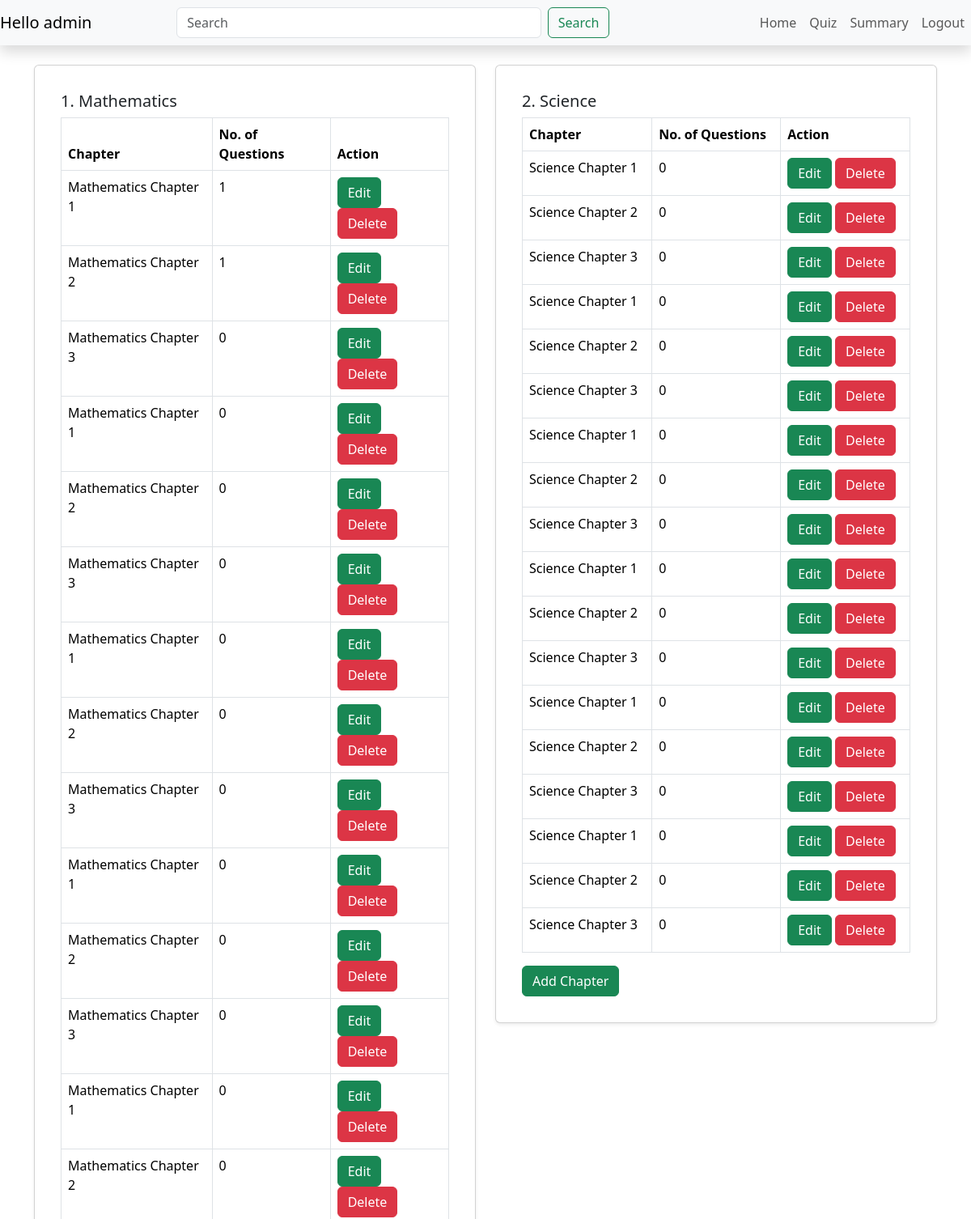
/admin (upper part), run on an earlier commit of the app's database.
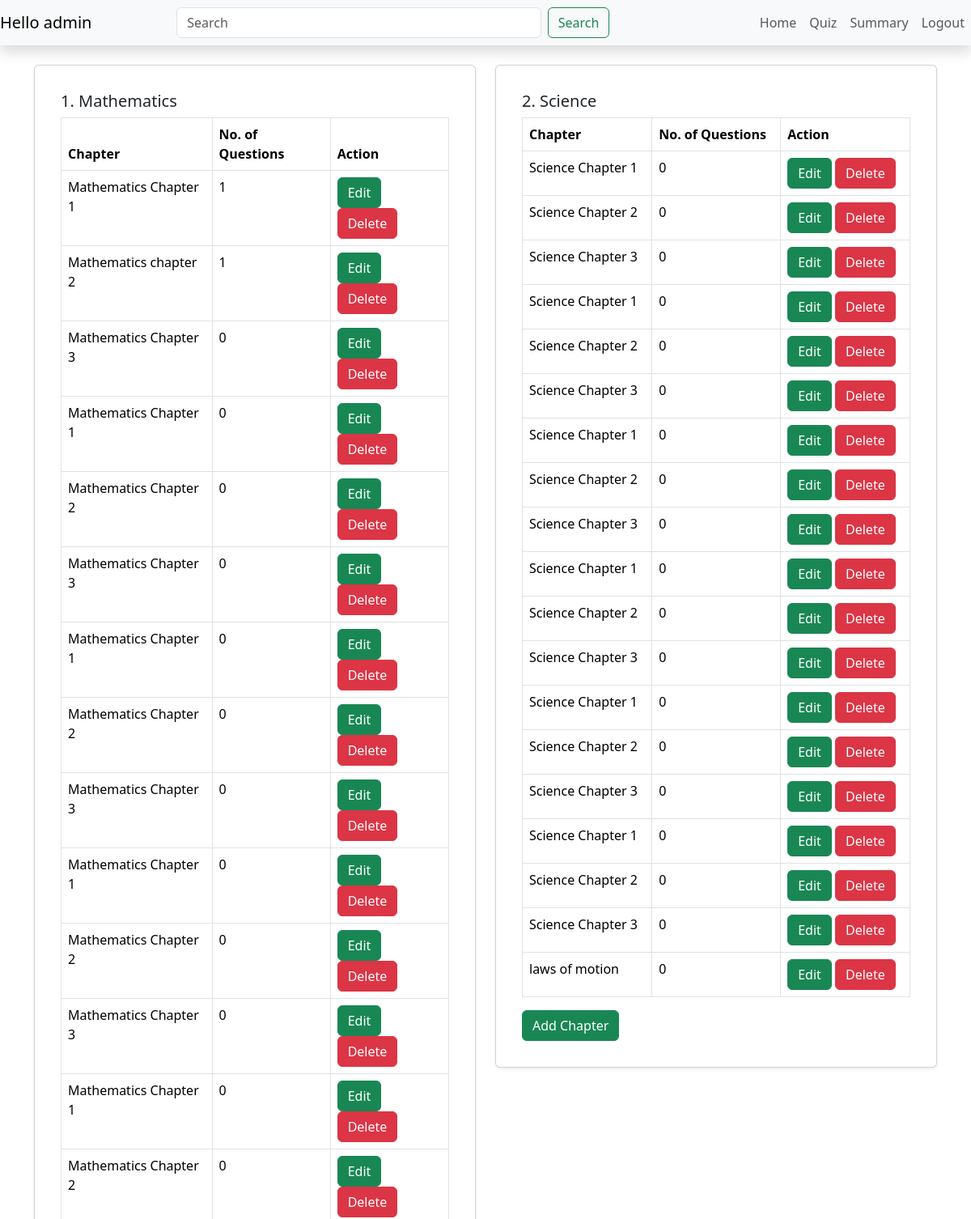
And on a later commit of the database.
### model.py (models this page shows)
class Subject(db.Model):
    __tablename__ = 'subjects'
    id = db.Column(db.Integer, primary_key=True)
    name = db.Column(db.String(100), unique=True, nullable=False)
    description = db.Column(db.Text)

class Chapter(db.Model):
    __tablename__ = 'chapters'
    id = db.Column(db.Integer, primary_key=True)
    name = db.Column(db.String(100), nullable=False)
    description = db.Column(db.Text)
    subject_id = db.Column(db.Integer, db.ForeignKey('subjects.id'), nullable=False)
    subject = db.relationship('Subject', backref=db.backref('chapters', lazy=True))
    questions = db.relationship('Question', backref='chapter', lazy=True)

### app.py (the view)
@app.route('/admin',methods=['GET','POST','PUT'])
def adminhome():
    subjects = Subject.query.all()
    subject_data = []
    for subject in subjects:
        chapters = Chapter.query.filter_by(subject_id=subject.id).all()
        chapter_data = []
        for chapter in chapters:
            question_count = Question.query.filter_by(chapter_id=chapter.id).count()
            chapter_data.append({
                'id': chapter.id,
                'title': chapter.name,
                'question_count': question_count
            })
        subject_data.append({
            'id': subject.id,
            'name': subject.name,
            'chapters': chapter_data
        })
    return render_template("adminhome.html",usertype="admin",username="admin",subdet=subject_data)

### templates/adminhome.html (shortened to what this page needs)
{% extends "hometemplate.html" %}
{% block content %}
<div class="container mt-4">
    <div class="row">
        {% for sub in subdet %}
        <div class="col-md-6">
            <div class="card shadow-sm mb-4 p-3">
                <div class="card-body">
                    <h5 class="card-title">{{sub.id}}. {{sub.name}}</h5>
                    <table class="table table-bordered">
                        <thead class="thead-light">
                            <tr>
                                <th>Chapter</th>
                                <th>No. of Questions</th>
                                <th>Action</th>
                            </tr>
                        </thead>
                        <tbody>
                            {% for chap in sub.chapters %}
                            <tr>
                                <td>{{chap.title}}</td>
                                <td>{{chap.question_count}}</td>
                                <td><a class="btn btn-success editchapter" data-bs-toggle="modal" data-bs-target="#editChapterModal" data-chapterid="{{chap.id}}">Edit</a>
                                    <a class="btn btn-danger deletechapter" data-chapid="{{chap.id}}">Delete</a></td>
                            </tr>
                            {% endfor %}
                        </tbody>
                    </table>
                    <button class="btn btn-success add-chapter-button" data-bs-toggle="modal" data-bs-target="#addChapterModal" data-subjectid="{{sub.id}}" >Add Chapter</button>
                </div>
            </div>
        </div>
        {% endfor %}
    </div>
</div>
{% endblock %}

### templates/hometemplate.html (shortened to what this page needs)
<!DOCTYPE html>
<html>
    <head>
        <link href="https://cdn.jsdelivr.net/npm/bootstrap@5.3.3/dist/css/bootstrap.min.css" rel="stylesheet">
    </head>
    <body>
        <nav class="navbar navbar-expand-lg navbar-light bg-light shadow sticky-top">
            <a class="navbar-brand" href="#">Hello {{ username }}</a>
            <div class="collapse navbar-collapse" id="navbarNav">
                <form class="d-flex mx-auto" style="width: 50%;" action="/{{ usertype }}/search" method="GET">
                    <input class="form-control me-2" type="search" name="query" placeholder="Search" aria-label="Search">
                    <button class="btn btn-outline-success" type="submit">Search</button>
                </form>
                <ul class="navbar-nav ms-auto">
                    <li class="nav-item"><a class="nav-link" href="/{{usertype}}">Home</a></li>
                    {% if usertype == 'admin' %}
                        <li class="nav-item"><a class="nav-link" href="/{{usertype}}/quiz">Quiz</a></li>
                    {% else %}
                        <li class="nav-item"><a class="nav-link" href="/{{usertype}}/scores">Scores</a></li>
                    {% endif %}
                    <li class="nav-item"><a class="nav-link" href="/{{usertype}}/summary">Summary</a></li>
                    <li class="nav-item"><a class="nav-link" href="/logout">Logout</a></li>
                </ul>
            </div>
        </nav>
        {% block content %}
        {% endblock %}
        </body>
        </html>

### templates/hometemplate.html (style rules this page uses)
html, body { height: 100%; margin: 0; }
body { display: flex; flex-direction: column; justify-content: space-between; }

What changed in the data, as far as the page shows it:
changed Chapter: title "Mathematics Chapter 2" → "Mathematics chapter 2"
added Chapter: title "laws of motion", question_count "0", shown under Subject "Science"
